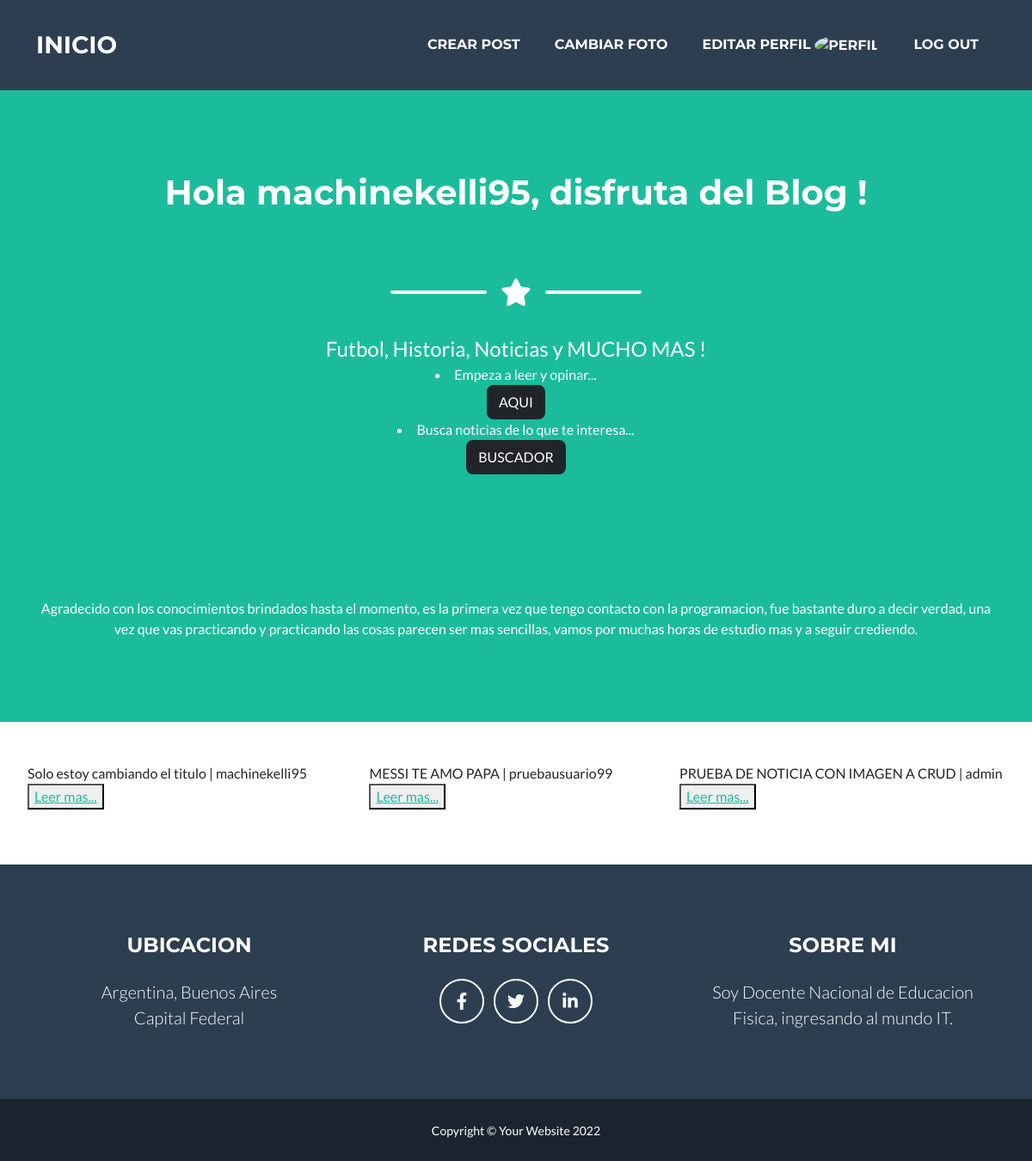
Before: /lista_noticia/ (signed in) with the older database file.
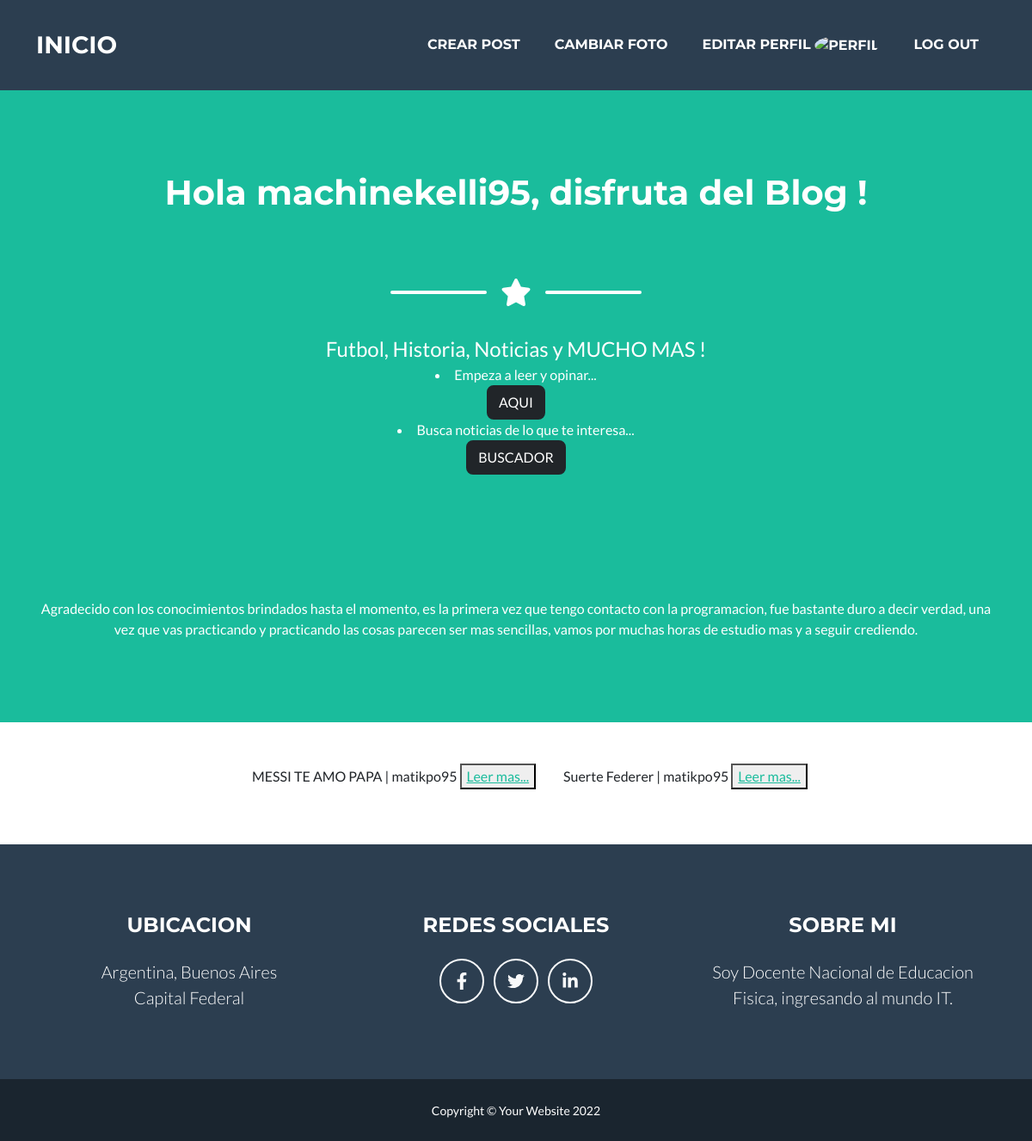
After: the same page with the newer database file.
### AppWeb/models.py (models this page shows)
class NoticiaModel(models.Model):
    Autor = models.ForeignKey(User, blank=True, null=True, on_delete=models.CASCADE)
    Titulo = models.CharField(max_length=40)
    Noticia = models.TextField(max_length=10**10, null=True, blank=True)
    Imagen = models.ImageField(upload_to = "media/noticias", null=False, blank=False)
    def __str__(self) -> str:
        return f'{self.Titulo} | {self.Autor}'

### AppWeb/views.py (the view)
# urls.py: path("lista_noticia/", views.NoticiaListView.as_view(), name="lista"),
class NoticiaListView(ListView):
    model = NoticiaModel
    template = "AppWeb/Templates/AppWeb/noticiamodel_list.html"

### AppWeb/Templates/AppWeb/noticiamodel_list.html
{% extends "AppWeb/index.html" %}
{% load static %}
{% block dinamico1 %}
{% for noticia in object_list %}
<ul>
    {{noticia}}
    <button>
        <a href="{% url "detail" noticia.id %}">Leer mas...</a>
    </button>
</ul>
{% endfor %}
{% endblock %}

### AppWeb/Templates/AppWeb/index.html (shortened to what this page needs)
<!DOCTYPE html>
<html lang="en">
    <head>
        {% load static %}
        <link href="{% static "AppWeb/css/styles.css" %}" rel="stylesheet" />
    </head>
    <body id="page-top">
        <nav class="navbar navbar-expand-lg bg-secondary text-uppercase fixed-top" id="mainNav">
            <div class="container">
                <a class="navbar-brand" href="/">Inicio</a>
                <div class="collapse navbar-collapse" id="navbarResponsive">
                    <ul class="navbar-nav ms-auto">
                        {% if request.user.is_authenticated %}
                        <li class="nav-item mx-0 mx-lg-1"><a class="nav-link py-3 px-0 px-lg-3 rounded" href="{% url "funcion_imagen" %}">Crear Post</a></li>
                        <li class="nav-item mx-0 mx-lg-1"><a class="nav-link py-3 px-0 px-lg-3 rounded" href="{% url "addAvatar" %}">Cambiar Foto</a></li>
                        <li class="nav-item mx-0 mx-lg-1"><a class="nav-link py-3 px-0 px-lg-3 rounded" href="{% url "Edit" %}">Editar Perfil
                        <img id="img" class="img rounded-circle" alt="Perfil" height="50" width="50" src="{{img}}"></img>
                        </a></li>
                        <li class="nav-item mx-0 mx-lg-1"><a class="nav-link py-3 px-0 px-lg-3 rounded" href="{% url "Logout" %}">Log Out</a></li>
                        {% else %}
                        <li class="nav-item mx-0 mx-lg-1"><a class="nav-link py-3 px-0 px-lg-3 rounded" href="{% url "Login" %}">Log In</a></li>
                        <li class="nav-item mx-0 mx-lg-1"><a class="nav-link py-3 px-0 px-lg-3 rounded" href="{% url "Sign Up" %}">Registrarse</a></li>
                        {% endif %}
                    </ul>
                </div>
            </div>
        </nav>
        <header class="masthead bg-primary text-white text-center">
            <div class="container d-flex align-items-center flex-column">
                <h1 class="masthead-heading text-uppercase mb-0">
                    {% if request.user.is_authenticated %}
                    <h1 class="mb-5">
                    Hola {{user.username}}, disfruta del Blog !</h1>
                    {% else %}
                    <h1 class="mb-5">Todos juntos hacemos al deporte, VAMOS ARGENTINA !</h1>
                    {% endif %}</h1>
                <div class="divider-custom divider-light">
                    <div class="divider-custom-line"></div>
                    <div class="divider-custom-icon"><i class="fas fa-star"></i></div>
                    <div class="divider-custom-line"></div>
                </div>
                <p class="masthead-subheading font-weight-light mb-0">Futbol, Historia, Noticias y MUCHO MAS !</p>
                <li class="nav-item mx-0 mx-lg-1">Empeza a leer y opinar...<br><a class="btn btn-dark" href="{% url "lista" %}">AQUI</a></li>
                <li class="nav-item mx-0 mx-lg-1">Busca noticias de lo que te interesa...<br><a class="btn btn-dark"  href="{% url "buscador" %}">BUSCADOR</a></li>
                <br>
                <br>
                <br>
                <br>
                <br>
                <br>
                Agradecido con los conocimientos brindados hasta el momento, es la primera vez que tengo contacto con la programacion, fue bastante duro a decir verdad, una vez que vas practicando y practicando las cosas parecen ser mas sencillas, vamos por muchas horas de estudio mas y a seguir crediendo.
            </div>
        </header>
        <div class="d-flex justify-content-center py-5" >
        {% block dinamico1 %}
        {% endblock  %}</div>
        <footer class="footer text-center">
            <div class="container">
                <div class="row">
                    <div class="col-lg-4 mb-5 mb-lg-0">
                        <h4 class="text-uppercase mb-4">Ubicacion</h4>
                        <p class="lead mb-0">
                            Argentina, Buenos Aires
                            <br />
                            Capital Federal
                        </p>
                    </div>
                    <div class="col-lg-4 mb-5 mb-lg-0">
                        <h4 class="text-uppercase mb-4">Redes Sociales</h4>
                        <a class="btn btn-outline-light btn-social mx-1" href="https://www.facebook.com/JulianR95"><i class="fab fa-fw fa-facebook-f"></i></a>
                        <a class="btn btn-outline-light btn-social mx-1" href="https://twitter.com/ox_pio"><i class="fab fa-fw fa-twitter"></i></a>
                        <a class="btn btn-outline-light btn-social mx-1" href="https://www.linkedin.com/in/julian-regueira-38b004221/"><i class="fab fa-fw fa-linkedin-in"></i></a>
                    </div>
                    <div class="col-lg-4">
                        <h4 class="text-uppercase mb-4">Sobre mi</h4>
                        <p class="lead mb-0">
                        Soy Docente Nacional de Educacion Fisica, ingresando al mundo IT.
                        </p>
                    </div>
                </div>
            </div>
        </footer>
        <div class="copyright py-4 text-center text-white">
            <div class="container"><small>Copyright &copy; Your Website 2022</small></div>
        </div>
    </body>
</html>

Changed rows visible on the page:
removed NoticiaModel: Titulo+Autor "Solo estoy cambiando el titulo | machinekelli95"
removed NoticiaModel: Titulo+Autor "MESSI TE AMO PAPA | pruebausuario99"
removed NoticiaModel: Titulo+Autor "PRUEBA DE NOTICIA CON IMAGEN A CRUD | admin"
added NoticiaModel: Titulo+Autor "MESSI TE AMO PAPA | matikpo95"
added NoticiaModel: Titulo+Autor "Suerte Federer | matikpo95"
